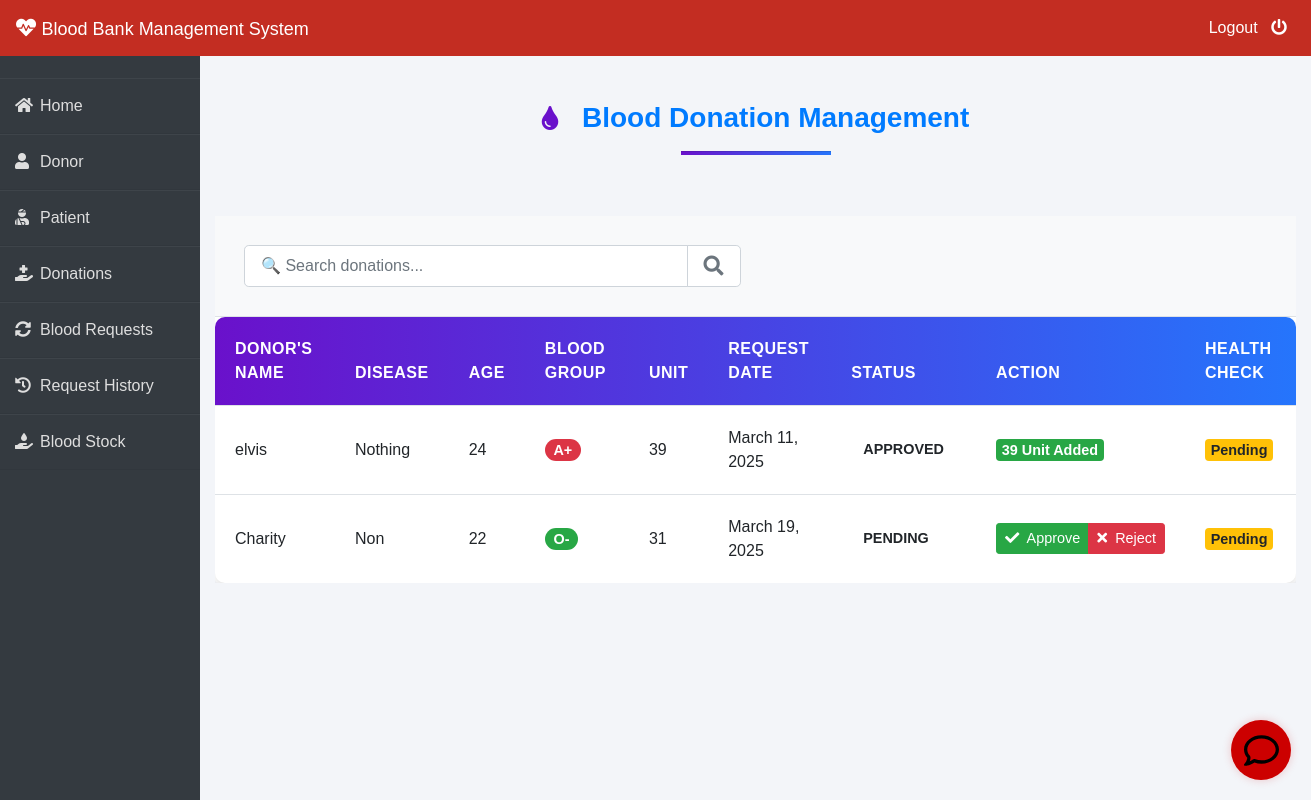
Before: /admin-donation (signed in) with the older database file.
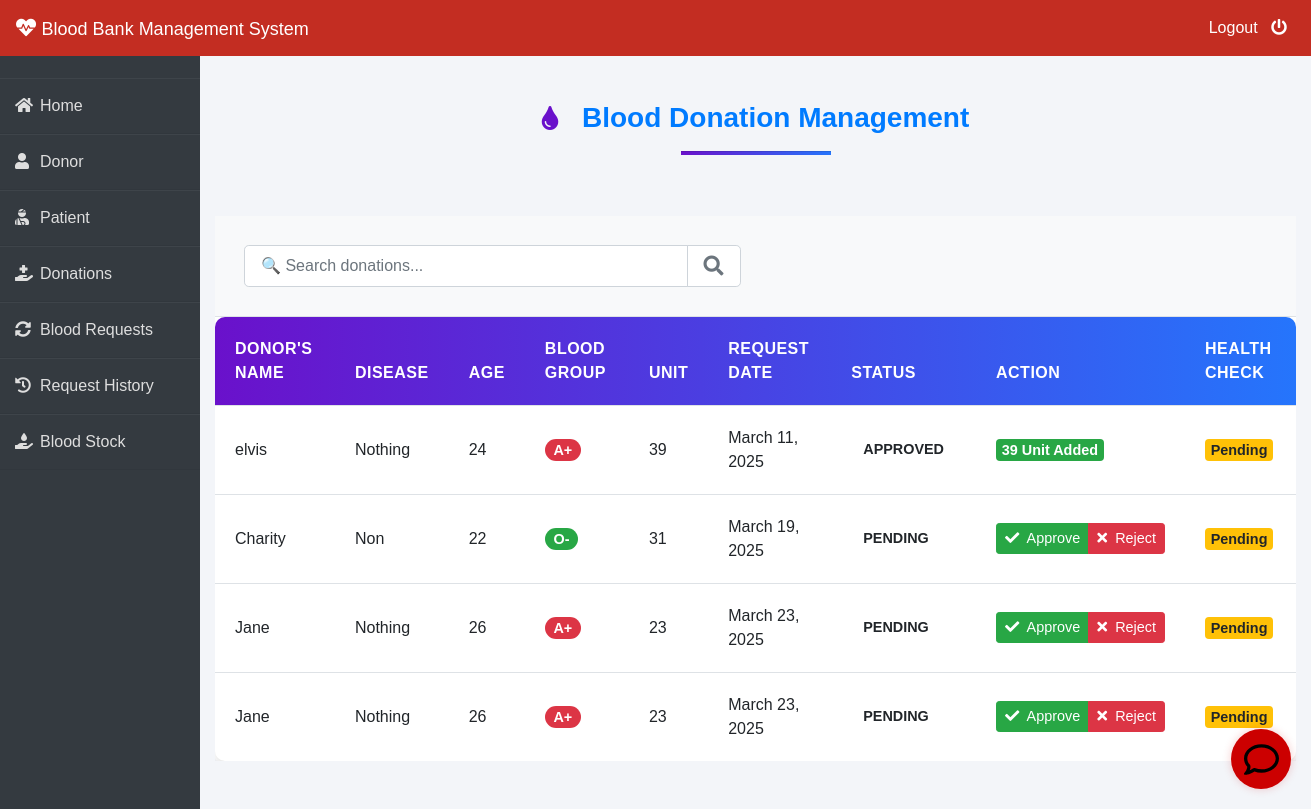
After: the same page with the newer database file.
### donor/models.py (models this page shows, shortened)
class BloodDonate(models.Model):
    donor=models.ForeignKey(Donor,on_delete=models.CASCADE)
    disease=models.CharField(max_length=100,default="Nothing")
    age=models.PositiveIntegerField()
    bloodgroup=models.CharField(max_length=10)
    unit=models.PositiveIntegerField(default=0)
    status=models.CharField(max_length=20,default="Pending")
    date=models.DateField(auto_now=True)
    health_check_passed = models.BooleanField(default=False)  # New field
    health_check = models.CharField(max_length=20, default='PENDING',
                                   choices=(('PENDING', 'Pending'),
                                           ('PASSED', 'Passed'),
                                           ('FAILED', 'Failed')))
    status = models.CharField(max_length=20, default="PENDING",
                             choices=(('PENDING', 'Pending'), ('APPROVED', 'Approved'), ('REJECTED', 'Rejected')))

class Donor(models.Model):
    user=models.OneToOneField(User,on_delete=models.CASCADE)
    profile_pic= models.ImageField(upload_to='profile_pic/Donor/')
    bloodgroup=models.CharField(max_length=10)
    address = models.CharField(max_length=40)
    mobile = models.CharField(max_length=20,null=False)
    email = models.EmailField(max_length=100, null=True, blank=True)  # New field
    last_donation_date = models.DateTimeField(null=True, blank=True)  # Track last donation
    health_status = models.CharField(max_length=20, default='UNKNOWN',
                                    choices=(('ELIGIBLE', 'Eligible'),
                                            ('INELIGIBLE', 'Ineligible'),
                                            ('UNKNOWN', 'Unknown')))
    status = models.CharField(max_length=20, default="PENDING",
                             choices=(('PENDING', 'Pending'), ('APPROVED', 'Approved')))
    def __str__(self):
        return self.user.first_name

### blood/views.py (the view)
# urls.py: path('admin-donation', views.admin_donation_view,name='admin-donation'),
@login_required(login_url='adminlogin')
def admin_donation_view(request):
    donations=dmodels.BloodDonate.objects.all()
    return render(request,'blood/admin_donation.html',{'donations':donations})

### templates/blood/admin_donation.html (shortened to what the changed rows need)
{% extends 'blood/adminbase.html' %}
{% block content %}
{% load widget_tweaks %}
{% load static %}
<div class="container py-5">
    <div class="card shadow-lg border-0 rounded-lg overflow-hidden">
        <div class="card-body p-0">
            <div class="table-responsive">
                <table class="table table-hover table-donation mb-0">
                    <thead>
                        <tr>
                            <th>Donor's Name</th>
                            <th>Disease</th>
                            <th>Age</th>
                            <th>Blood Group</th>
                            <th>Unit</th>
                            <th>Request Date</th>
                            <th>Status</th>
                            <th>Action</th>
                            <th>Health Check</th>
                        </tr>
                    </thead>
                    <tbody>
                        {% for t in donations %}
                        <tr>
                            <td>{{t.donor}}</td>
                            <td>{{t.disease}}</td>
                            <td>{{t.age}}</td>
                            <td>
                                <span class="badge badge-pill
                                    {% if t.bloodgroup == 'A+' or t.bloodgroup == 'A-' %}badge-danger
                                    {% elif t.bloodgroup == 'B+' or t.bloodgroup == 'B-' %}badge-primary
                                    {% elif t.bloodgroup == 'AB+' or t.bloodgroup == 'AB-' %}badge-warning
                                    {% else %}badge-success{% endif %}">
                                    {{t.bloodgroup}}
                                </span>
                            </td>
                            <td>{{t.unit}}</td>
                            <td>{{t.date}}</td>
                            <td>
                                <span class="badge status-badge
                                    {% if t.status.lower == 'pending' %}status-pending
                                    {% elif t.status.lower == 'approved' %}status-approved
                                    {% else %}status-rejected{% endif %}">
                                    {{t.status}}
                                </span>
                            </td>
                            <td>
                                {% if t.status.lower == 'pending' %}
                                    <div class="btn-group" role="group">
                                        <a href="{% url 'approve-donation' t.id %}" class="btn btn-success btn-sm">
                                            <i class="fa fa-check mr-1"></i> Approve
                                        </a>
                                        <a href="{% url 'reject-donation' t.id %}" class="btn btn-danger btn-sm">
                                            <i class="fa fa-times mr-1"></i> Reject
                                        </a>
                                    </div>
                                {% elif t.status.lower == 'approved' %}
                                    <span class="badge badge-success">
                                        {{t.unit}} Unit Added
                                    </span>
                                {% else %}
                                    <span class="badge badge-danger">
                                        0 Unit Added
                                    </span>
                                {% endif %}
                            </td>
                            <td>
                                {% if t.health_check_passed %}
                                    <span class="badge badge-success">Passed</span>
                                {% elif t.status == 'Rejected' %}
                                    <span class="badge badge-danger">Failed</span>
                                {% else %}
                                    <span class="badge badge-warning">Pending</span>
                                {% endif %}
                            </td>
                        </tr>
                        {% endfor %}
                    </tbody>
                </table>
            </div>
        </div>
    </div>
</div>
{% endblock content %}

Changed rows visible on the page:
added BloodDonate: donor "Jane", disease "Nothing", age "26", bloodgroup "A+", unit "23", date "March 23, 2025", status "PENDING", shows "Approve", health_check_passed "Pending"
added BloodDonate: donor "Jane", disease "Nothing", age "26", bloodgroup "A+", unit "23", date "March 23, 2025", status "PENDING", shows "Approve", health_check_passed "Pending"
